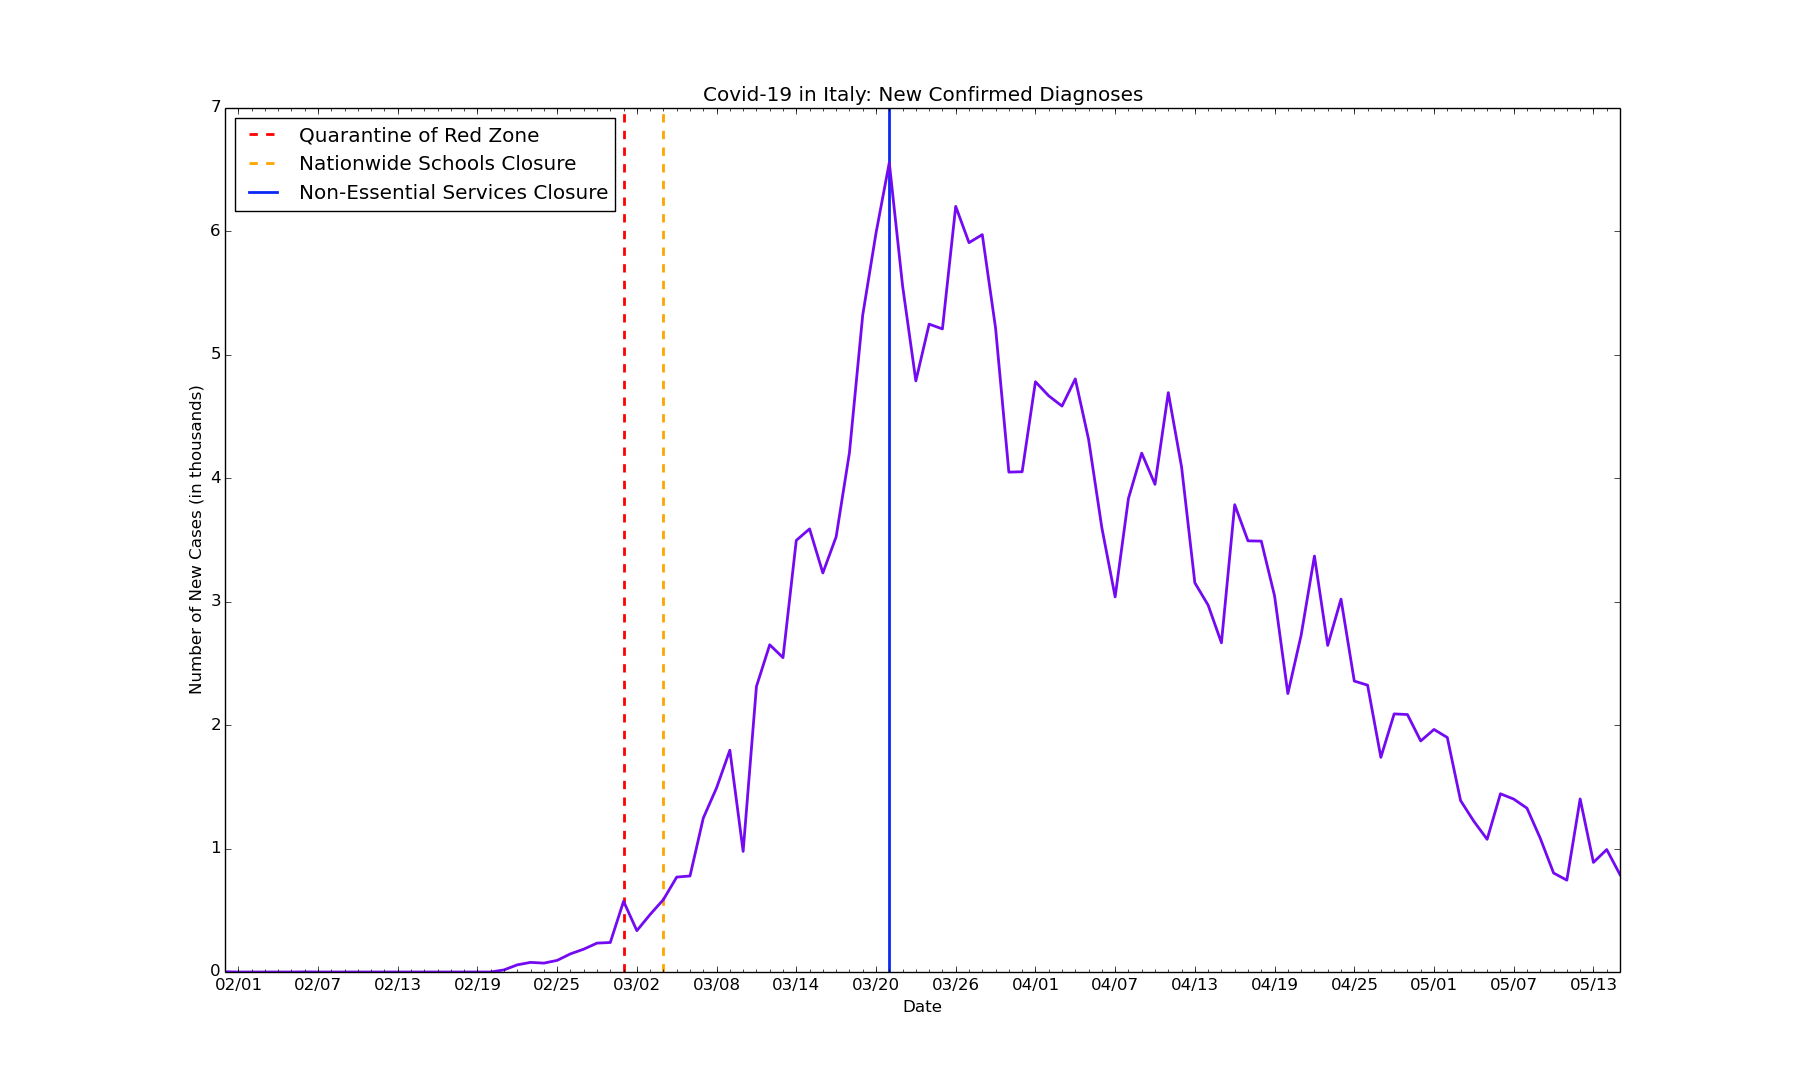

The Python source for this figure:
import datetime as dt
import matplotlib.pyplot as plt
import matplotlib.dates as mdates
import matplotlib.ticker as ticker
from matplotlib.dates import MO, TU, WE, TH, FR, SA, SU

dates = ['1/31/2020', '2/1/2020', '2/2/2020', '2/3/2020', '2/4/2020', '2/5/2020', '2/6/2020', '2/7/2020', '2/8/2020', '2/9/2020', '2/10/2020', '2/11/2020', '2/12/2020', '2/13/2020', '2/14/2020', '2/15/2020', '2/16/2020', '2/17/2020', '2/18/2020', '2/19/2020', '2/20/2020', '2/21/2020', '2/22/2020', '2/23/2020', '2/24/2020', '2/25/2020', '2/26/2020', '2/27/2020', '2/28/2020', '2/29/2020', '3/1/2020', '3/2/2020', '3/3/2020', '3/4/2020', '3/5/2020', '3/6/2020', '3/7/2020', '3/8/2020', '3/9/2020', '3/10/2020', '3/11/2020', '3/12/2020', '3/13/2020', '3/14/2020', '3/15/2020', '3/16/2020', '3/17/2020', '3/18/2020', '3/19/2020', '3/20/2020', '3/21/2020', '3/22/2020', '3/23/2020', '3/24/2020', '3/25/2020', '3/26/2020', '3/27/2020', '3/28/2020', '3/29/2020', '3/30/2020', '3/31/2020', '4/1/2020', '4/2/2020', '4/3/2020', '4/4/2020', '4/5/2020', '4/6/2020', '4/7/2020', '4/8/2020', '4/9/2020', '4/10/2020', '4/11/2020', '4/12/2020', '4/13/2020', '4/14/2020', '4/15/2020', '4/16/2020', '4/17/2020', '4/18/2020', '4/19/2020', '4/20/2020', '4/21/2020', '4/22/2020', '4/23/2020', '4/24/2020', '4/25/2020', '4/26/2020', '4/27/2020', '4/28/2020', '4/29/2020', '4/30/2020', '5/1/2020', '5/2/2020', '5/3/2020', '5/4/2020', '5/5/2020', '5/6/2020', '5/7/2020', '5/8/2020', '5/9/2020', '5/10/2020', '5/11/2020', '5/12/2020', '5/13/2020', '5/14/2020', '5/15/2020']

# format dates
x_values = [dt.datetime.strptime(d, "%m/%d/%Y").date() for d in dates]
ax = plt.gca()
formatter = mdates.DateFormatter("%m/%d")
ax.xaxis.set_major_formatter(formatter)

# create x-axis
ax.xaxis.set_major_locator(mdates.WeekdayLocator(byweekday=(MO, TU, WE, TH, FR, SA, SU), interval=6))
# minor tick = daily
ax.xaxis.set_minor_locator(mdates.WeekdayLocator(byweekday=(MO, TU, WE, TH, FR, SA, SU)))

# quarantine of red zone
plt.axvline(dt.datetime(2020, 3, 1), linestyle='--', color='red', linewidth=2, label='red zone')
# schools closed
plt.axvline(dt.datetime(2020, 3, 4), linestyle='--', color='orange', linewidth=2, label='schools')
# stay-at-home
plt.axvline(dt.datetime(2020, 3, 21), color='#0b28f7', linewidth=2, label='nonessential')

# format y-axis
ax.get_yaxis().set_major_formatter(ticker.FuncFormatter(lambda x, pos: format(int(x/1000), ',')))

# new cases by day
new_cases = [2, 0, 0, 0, 0, 0, 1, 0, 0, 0, 0, 0, 0, 0, 0, 0, 0, 0, 0, 0, 0, 17, 58, 78, 72, 94, 147, 185, 234, 239, 573, 335, 466, 587, 769, 778, 1247, 1492, 1797, 977, 2313, 2651, 2547, 3497, 3590, 3233, 3526, 4207, 5322, 5986, 6557, 5560, 4789, 5249, 5210, 6203, 5909, 5974, 5217, 4050, 4053, 4782, 4668, 4585, 4805, 4316, 3599, 3039, 3836, 4204, 3951, 4694, 4092, 3153, 2972, 2667, 3786, 3493, 3491, 3047, 2256, 2729, 3370, 2646, 3021, 2357, 2324, 1739, 2091, 2086, 1872, 1965, 1900, 1389, 1221, 1075, 1444, 1401, 1327, 1083, 802, 744, 1402, 888, 992, 789]

# text labels
plt.title('Covid-19 in Italy: New Confirmed Diagnoses')
plt.xlabel('Date')
plt.ylabel('Number of New Cases (in thousands)')
plt.legend(['Quarantine of Red Zone', 'Nationwide Schools Closure', 'Non-Essential Services Closure'], loc='upper left')

# create the graph
plt.plot(x_values, new_cases, color='#730af2', linewidth=2)

plt.show()
